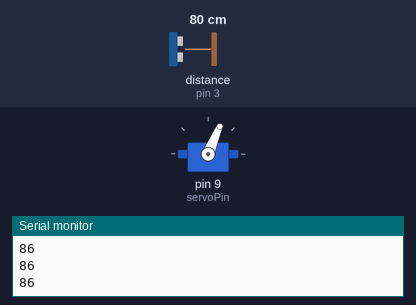
A sketch run on a simulated Arduino Uno, built with avr-gcc and run on an emulated ATmega328P. Parts: servo, the last lines printed to the serial monitor. Wiring (inferred from the names in the program): ultrasonic range finder: trigger pin 2; echo pin 3. Inputs (shaded band) come from the test bench; at power-on: distance to the obstacle (sensor on pin 3) 80 cm. The echo pulse lasts 58.3 µs per cm; random numbers use the default seed unless the sketch sets one.

Above: at 1.2 s.
1.3 s: distance to the obstacle (sensor on pin 3) set to 29 cm
2.8 s: distance to the obstacle (sensor on pin 3) set to 25 cm
At 4.0 s:
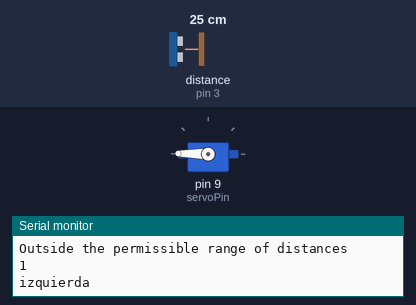
At 5.22 s:
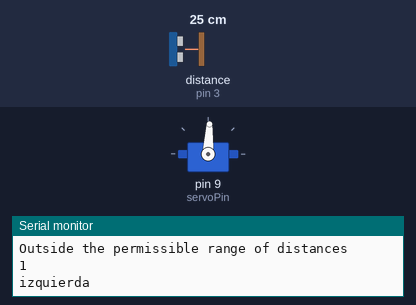
Timing chart, 0 to 37.7 s (numbered marks = the images above; inputs shaded):
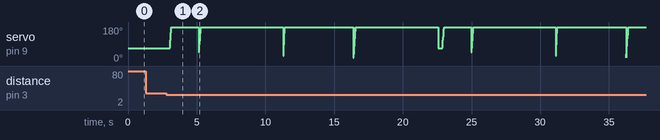

The sketch:

MVP_rober_II_upgrade.ino
```cpp
#include <Servo.h>
#define trigPin 2   // attaches the UltraSonic trig
#define echoPin 3   // attaches the UltraSonic echo
#define servoPin 9 // attaches the servo on pin 9 to the servo object


Servo myservo;  // create servo object to control a servo
// twelve servo objects can be created on most boards

int pos = 0;                        // variable to store the servo position
long randNumber;                     // variable random numbers
long durationindigit, distanceincm; // variable UltraSonic distance in volt and cm
int iniAngle=67;

void setup() {
  Serial.begin (9600);
  pinMode(trigPin,  OUTPUT);
  pinMode(echoPin, INPUT);
  myservo.attach(servoPin);
  randomSeed(analogRead(0));
  myservo.write(iniAngle);
}

void loop() {

  digitalWrite(trigPin, LOW);
  delayMicroseconds(2);
  digitalWrite(trigPin, HIGH);
  delayMicroseconds(10);
  digitalWrite(trigPin, LOW);
  durationindigit = pulseIn(echoPin, HIGH);
  distanceincm = (durationindigit/54);
  Serial.println(distanceincm);


  if (distanceincm < 30 ){
    Serial.println("Outside the permissible range of distances");

    randNumber = random(1, 3);
    Serial.println(randNumber);
    //randNumber = 1;

    if (randNumber == 1 || randNumber == 2) {

      Serial.println("izquierda");

      for (pos = iniAngle; pos <= 180; pos += 2) { // goes from 0 degrees to 180 degrees in steps of 1 degree
        myservo.write(pos);                  // tell servo to go to position in variable 'pos'
        delay(2);                           // waits 15 ms for the servo to reach the position
      }
      delay(2000);
     myservo.write(iniAngle-20);

      for (pos = iniAngle-20; pos <= 180; pos += 2) { // goes from 0 degrees to 180 degrees in steps of 1 degree
        myservo.write(pos);                  // tell servo to go to position in variable 'pos'
        delay(2);                           // waits 15 ms for the servo to reach the position
      }
      delay(6000);
     myservo.write(iniAngle-40);

      for (pos = iniAngle-40; pos <= 180; pos += 3) { // goes from 0 degrees to 180 degrees in steps of 1 degree
        myservo.write(pos);                  // tell servo to go to position in variable 'pos'
        delay(2);                           // waits 15 ms for the servo to reach the position
      }
      delay(5000);
     myservo.write(iniAngle-50);

      for (pos = iniAngle-50; pos <= 180; pos += 2) { // goes from 0 degrees to 180 degrees in steps of 1 degree
        myservo.write(pos);                  // tell servo to go to position in variable 'pos'
        delay(2);                           // waits 15 ms for the servo to reach the position
      }
      delay(6000);
     myservo.write(iniAngle);


    } else {

      Serial.println("derecha");

      for (pos = iniAngle; pos >= 0; pos -= 2) {   // goes from 180 degrees to 0 degrees
        myservo.write(pos);                  // tell servo to go to position in variable 'pos'
        delay(2);                           // waits 15 ms for the servo to reach the position
      }
      delay(2000);
     myservo.write(iniAngle-20);

     for (pos = iniAngle-20; pos >= 0; pos -= 2) {   // goes from 180 degrees to 0 degrees
        myservo.write(pos);                  // tell servo to go to position in variable 'pos'
        delay(2);                           // waits 15 ms for the servo to reach the position
      }
      delay(6000);
     myservo.write(iniAngle-40);

     for (pos = iniAngle-40; pos >= 0; pos -= 3) {   // goes from 180 degrees to 0 degrees
        myservo.write(pos);                  // tell servo to go to position in variable 'pos'
        delay(2);                           // waits 15 ms for the servo to reach the position
      }
      delay(5000);
     myservo.write(iniAngle-50);

     for (pos = iniAngle-50; pos >= 0; pos -= 2) {   // goes from 180 degrees to 0 degrees
        myservo.write(pos);                  // tell servo to go to position in variable 'pos'
        delay(2);                           // waits 15 ms for the servo to reach the position
      }
      delay(6000);
     myservo.write(iniAngle);

    }
   // delay(2000);
   // myservo.write(iniAngle);                    // tell servo to go to position 90° degrees
  }

  delay(300);                             // waits 300 ms for the servo to reach the position
}
```

Measured:
- the behaviour switches between 28 and 27 cm on distance to the obstacle (sensor on pin 3) (found by bisection; images 0 and 1)
